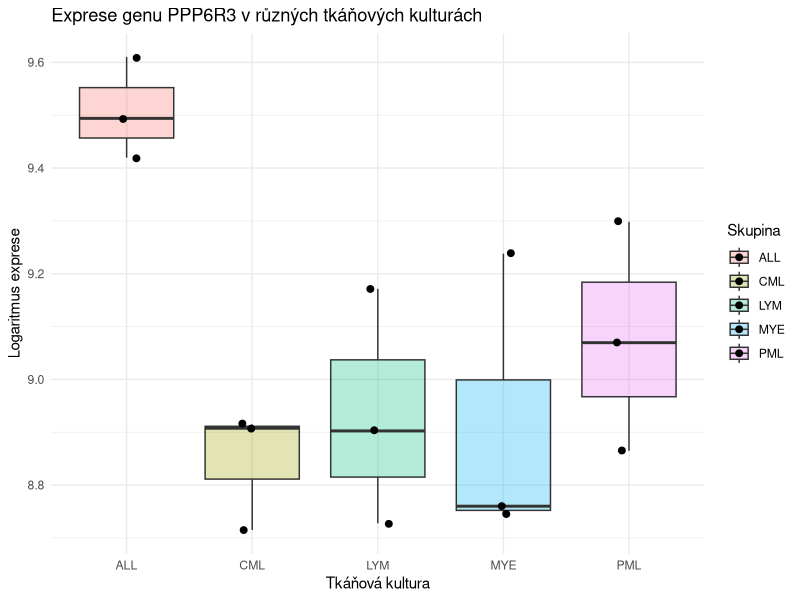
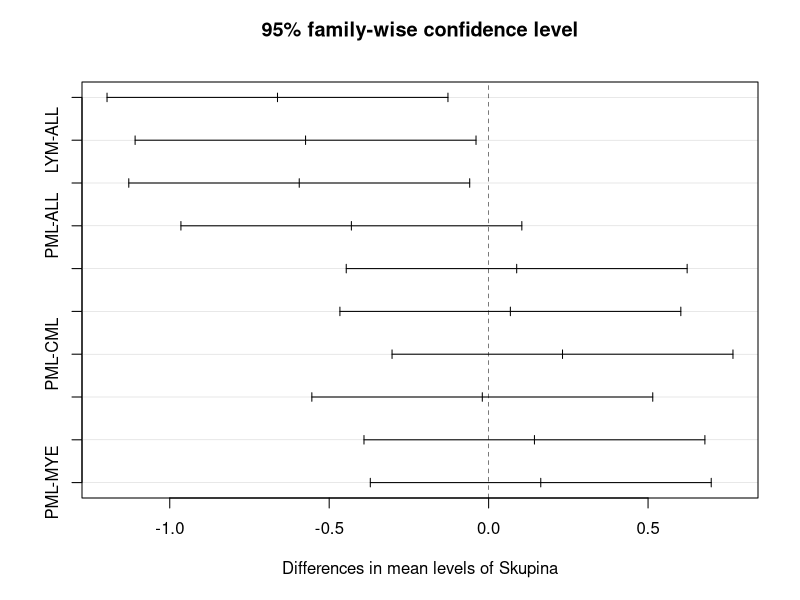

These figures' R source, in order:
## ---- chunk 1
knitr::opts_chunk$set(echo = TRUE)
# Načtení potřebných knihoven
library(ggplot2)
## ---- chunk 2
# Vytvoření vektoru hodnot
hodnoty <- c(9.49401, 9.41961, 9.61037,  # ALL
             9.06951, 8.86489, 9.29840,  # PML
             8.74419, 8.76003, 9.23804,  # MYE
             8.72770, 8.90253, 9.17150,  # LYM
             8.71512, 8.91498, 8.90757)  # CML

# Vytvoření vektoru skupin
skupiny <- factor(rep(c("ALL", "PML", "MYE", "LYM", "CML"), each = 3))

# Vytvoření dataframu
df <- data.frame(Skupina = skupiny, Exprese = hodnoty)

# Kontrola dat
head(df)
summary(df)
## ---- chunk 3
ggplot(df, aes(x = Skupina, y = Exprese, fill = Skupina)) +
  geom_boxplot(alpha = 0.3) +
  geom_jitter(width = 0.1, size = 2) +
  labs(title = "Exprese genu PPP6R3 v různých tkáňových kulturách",
       x = "Tkáňová kultura",
       y = "Logaritmus exprese") +
  theme_minimal()
## ---- chunk 4
# Vytvoření lineárního modelu pro ANOVA
model <- aov(Exprese ~ Skupina, data = df)

# 1. Test normality residuí (Shapiro-Wilk)
shapiro <- shapiro.test(residuals(model))
print(shapiro)

# 2. Test homogenity rozptylů (Bartlett)
bartlett <- bartlett.test(Exprese ~ Skupina, data = df)
print(bartlett)
## ---- chunk 5
summary(model)
## ---- chunk 6
TukeyHSD(model)
plot(TukeyHSD(model))
